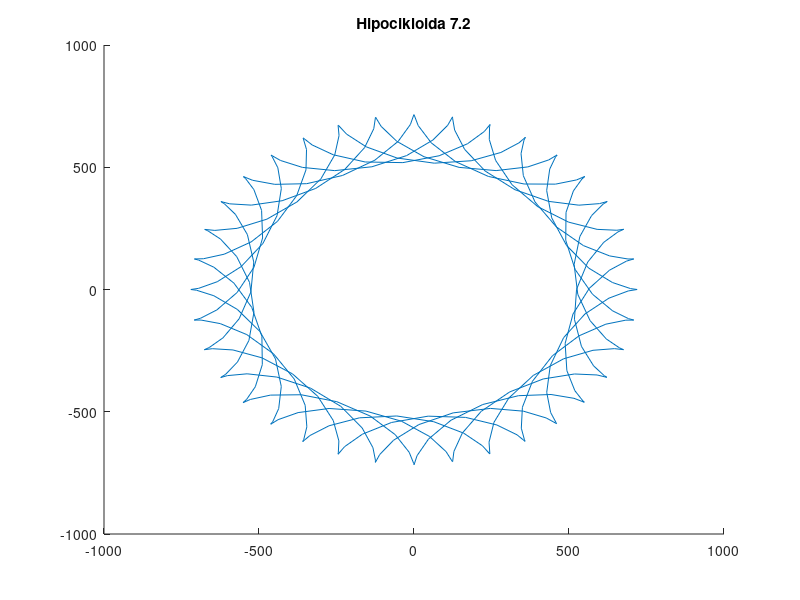

Recreate this plot in MATLAB.
%% Hipocikloida 7.2

%% Inicijalizacija

clear all
close all
clc

%%

% t = 0:.1:3*pi/2;
t = 0:.1:10*pi;
a = 100; % poluprecnik
k = 7.2;
x = a*(k-1)*cos(t)+a*cos((k-1)*t);
y = a*(k-1)*sin(t)-a*sin((k-1)*t);
figure
title('Hipocikloida 7.2')
line(x,y)
